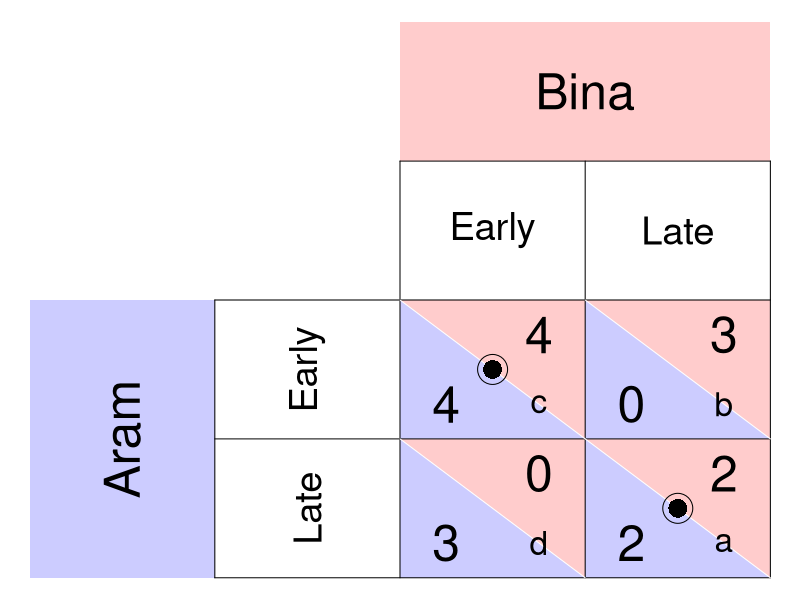

Reproduce this figure in R.
require(ggplot2)
require(shape)
pdf(file = "society/matrix_palanpur_labeled.pdf", width = 9, height = 7)

par(mar =  c(0, 0, 0, 0))
xlims <- c(0, 8)
ylims <- c(0, 8)

#TextSizes
PlayerSize <- 3
StratSize <- 2.3
PayoffSize <- 3
LabelSize <- 2
p1fadelevel <- 0.2
p2fadelevel <- 0.2


#Payoffs are listed as c("NW", "SW", "NE", "SE")

#Considerations for Player 1
P1Name <- c("Aram")
P1Strat <- c("Early", "Late")
P1Payoffs <- c("4", "3", "0", "2")
P1BR1 <- c("NW") #Must be NW or SW - the BR prints accordingly. 
P1BR2 <- c("SE") #Must be NE or SE - the BR prints accordingly. 
#NW = (5, 3); SW = (5,1); NE = (7, 3); SE = (7, 1)
P1bestsize <- 2.5 #Adjusts size of point indicating best response of P1

#Considerations for Player 2
P2Name <- c("Bina")
P2Strat <- c("Early", "Late")
P2Payoffs <- c("4", "0", "3", "2")
P2BR1 <- c("NW") #Must be NW or SW - the BR prints accordingly. 
P2BR2 <- c("SE") #Must be NE or SE - the BR prints accordingly. 
P2bestsize <- 4 #Adjusts size of circle indicating best response of P2

plot(0, 0, xlim = xlims, ylim = ylims, type = "n",
     xlab = expression(""),
     ylab = expression(""),
     xaxt = "n", 
     yaxt = "n", 
     cex.lab = 2, 
     bty = "n")



#Color and label for Player 1 and their strategies
polygon(c(0,0,2,2,0), c(0,4,4,0,0), col=rgb(0, 0, 1, p1fadelevel), density=NULL, border = NA)
text(1, 2, P1Name[1], srt = 90, cex = PlayerSize)

text(3, 3, P1Strat[1], cex = StratSize, srt = 90)
text(3, 1, P1Strat[2], cex = StratSize, srt = 90)


#Color and label for Player 2
polygon(c(4,4,8,8,4), c(8,6,6,8,8), col=rgb(1, 0, 0, p2fadelevel), density=NULL, border = NA)
text(6, 7, P2Name[1], cex = PlayerSize)

text(5, 5, P2Strat[1], cex = StratSize)
text(7, 5, P2Strat[2], cex = StratSize)

#NorthWest cell 
#P1
polygon(c(4,4,6,4), c(4,2,2,4), col=rgb(0, 0, 1, p1fadelevel), density=NULL, border = NA)
#P2
polygon(c(4,6,6,4), c(4,4,2,4), col=rgb(1, 0, 0, p2fadelevel), density=NULL, border = NA)

#P1
text(4.5, 2.5, P1Payoffs[1], cex = PayoffSize)
#P2
text(5.5, 3.5, P2Payoffs[1], cex = PayoffSize)

#SouthWest cell  
#P1
polygon(c(4,4,6,4), c(2,0,0,2), col=rgb(0, 0, 1, p1fadelevel), density=NULL, border = NA)
#P2
polygon(c(4,6,6,4), c(2,2,0,2), col=rgb(1, 0, 0, p2fadelevel), density=NULL, border = NA)

#P1
text(4.5, 0.5, P1Payoffs[2], cex = PayoffSize)
#P2
text(5.5, 1.5, P2Payoffs[2], cex = PayoffSize)


#NorthEast cell 
#P1
polygon(c(6,6,8,6), c(4,2,2,4), col=rgb(0, 0, 1, p1fadelevel), density=NULL, border = NA)
#P2
polygon(c(6,8,8,6), c(4,4,2,4), col=rgb(1, 0, 0, p2fadelevel), density=NULL, border = NA)
#P1
text(6.5, 2.5, P1Payoffs[3], cex = PayoffSize)
#P2
text(7.5, 3.5, P2Payoffs[3], cex = PayoffSize)

#SouthEast cell 
#P1
polygon(c(6,6,8,6), c(2,0,0,2), col=rgb(0, 0, 1, p1fadelevel), density=NULL, border = NA)
#P2
polygon(c(6,8,8,6), c(2,2,0,2), col=rgb(1, 0, 0, p2fadelevel), density=NULL, border = NA)
#P1
text(6.5, 0.5, P1Payoffs[4], cex = PayoffSize)
#P2
text(7.5, 1.5, P2Payoffs[4], cex = PayoffSize)


#Lines for the Table
segments(8, 0, 8, 6, lty = 1, col = "black")
segments(4, 6, 8, 6, lty = 1, col = "black")
segments(2, 0, 2, 4, lty = 1, col = "black")
segments(2, 0, 8, 0, lty = 1, col = "black")
segments(2, 4, 8, 4, lty = 1, col = "black")
segments(4, 0, 4, 6, lty = 1, col = "black")
segments(2, 2, 8, 2, lty = 1, col = "black")
segments(6, 0, 6, 6, lty = 1, col = "black")

#Diagonals
#NW
segments(4, 4, 6, 2, lty = 1, col = "white")
#NE
segments(6, 4, 8, 2, lty = 1, col = "white")
#SW
segments(4, 2, 6, 0, lty = 1, col = "white")
#Se
segments(6, 2, 8, 0, lty = 1, col = "white")


#Best responses
#P1
if (P1BR1[1] == "NW"){
  points(5, 3, pch = 16, col = "black", cex = P1bestsize)
} else{points(5, 1, pch = 16, col = "black", cex = P1bestsize)
}

if (P1BR2[1] == "NE"){
  points(7, 3, pch = 16, col = "black", cex = P1bestsize)
} else{points(7, 1, pch = 16, col = "black", cex = P1bestsize)
}


#P2
if (P2BR1[1] == "NW"){
  points(5, 3, pch = 1, col = "black", cex = P2bestsize)
} else{points(7, 3, pch = 1, col = "black", cex = P2bestsize)
}

if (P2BR2[1] == "SW"){
  points(5, 3, pch = 1, col = "black", cex = P2bestsize)
} else{points(7, 1, pch = 1, col = "black", cex = P2bestsize)
}

#label point for Pareto comparisons
text(5.5, 2.5, expression(c), cex = LabelSize)
text(5.5, 0.5, expression(d), cex = LabelSize)
text(7.5, 2.5, expression(b), cex = LabelSize)
text(7.5, 0.5, expression(a), cex = LabelSize)


dev.off()
